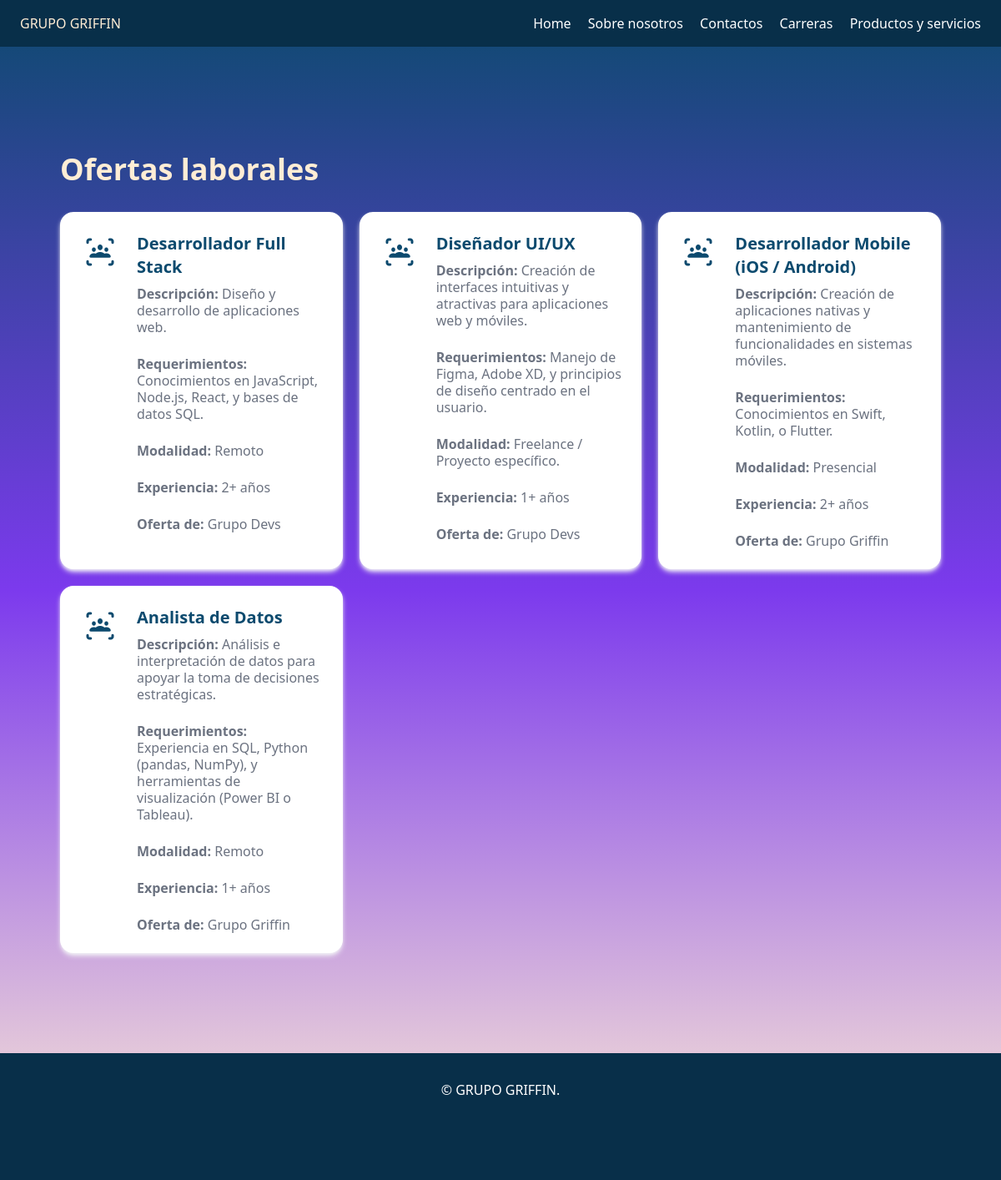
/pages/carreras.php, run on the app's committed database.
### tables this page shows
CREATE TABLE `jobs` (
  `id` int(11) NOT NULL AUTO_INCREMENT,
  `name` varchar(255) NOT NULL,
  `description` text NOT NULL,
  `requirements` text NOT NULL,
  `modality` varchar(255) DEFAULT NULL,
  `experience` varchar(255) DEFAULT NULL,
  `publisherId` int(11) NOT NULL,
  PRIMARY KEY (`id`),
  KEY `publisherId` (`publisherId`),
  CONSTRAINT `jobs_ibfk_1` FOREIGN KEY (`publisherId`) REFERENCES `users` (`id`)
);

CREATE TABLE `users` (
  `id` int(11) NOT NULL AUTO_INCREMENT,
  `name` varchar(255) NOT NULL,
  `mail` varchar(255) NOT NULL,
  `phone` varchar(255) DEFAULT NULL,
  PRIMARY KEY (`id`)
);

### config/variables.php (called while the page is built)
<?php
  $SITE_NAME = "GRUPO GRIFFIN"
?>

### db/connection.php (called while the page is built, shortened)
<?php
  class connection {
    private $servername = "localhost";
    private $username = "root";
    private $password = "admin123";
    private $db = "grupo_griffin";
    public $conn;
    private function connect() {
      $this->conn = mysqli_connect($this->servername, $this->username, $this->password,$this->db);
    }
    public function executeQuery($query) {
      try {
        $results = $this->conn->query($query);
        return $results;
      } catch (Exception $e) {
        echo "something went wrong ".$e;
      } finally {
        $this->disconnect();
      }
    }
  }
?>

### pages/carreras.php (the view, shortened to what this page needs)
<?php
  include BASE_PATH."/components/Head.php";
  include BASE_PATH."/components/Header.php";
  include BASE_PATH."/db/connection.php";
  $db = new connection();
  $results = $db->executeQuery("select j.*, u.name 'pubName' from jobs j inner join users u on u.id = j.publisherId");
?>
<section class="relative z-10 overflow-hidden py-20 lg:py-[120px]">
  <div class="container mx-auto">
    <div class="flex flex-wrap -mx-4 lg:justify-between">
      <div class="w-full">
        <div class="mb-12 lg:mb-0">
          <h2
            class="text-orange-100 mb-6 text-[32px] font-bold sm:text-[40px] lg:text-[36px] xl:text-[40px]">
            Ofertas laborales
          </h2>
          <div class="grid-cols-3	grid space-between gap-5">
            <?php
            while($job = mysqli_fetch_array($results, MYSQLI_ASSOC)) {
              echo '<div
                    class="w-full max-lg:max-w-2xl flex mx-auto lg:mx-0 bg-white p-6 rounded-2xl shadow-md shadow-gray-100">
                    <div class="flex gap-5">
                      <div class="font-manrope text-2xl font-bold text-indigo-600">
                        <img src="/assets/team.png" alt="" srcset="" class="size-12">
                      </div>
                      <div class="flex-1">
                        <h4 class="text-xl text-sky-900 font-semibold mb-2">'.$job["name"].'</h4>
                        <p class="text-m text-gray-500 leading-5">
                        <span class="font-bold">Descripción: </span>'.$job["description"].'</p>
                        <br />
                        <p class="text-m text-gray-500 leading-5">
                        <span class="font-bold">Requerimientos: </span>'.$job["requirements"].'</p>
                        <br />
                        <p class="text-m text-gray-500 leading-5">
                        <span class="font-bold">Modalidad: </span>'.$job["modality"].'</p>
                        <br />
                        <p class="text-m text-gray-500 leading-5">
                        <span class="font-bold">Experiencia: </span>'.$job["experience"].'</p>
                        <br />
                        <p class="text-m text-gray-500 leading-5">
                        <span class="font-bold">Oferta de: </span>'.$job["pubName"].'</p>
                      </div>
                    </div>
                  </div>';
            }
            ?>
          </div>
        </div>
      </div>
    </div>
  </div>
</section>
<?php
  include "../components/Footer.php"
?>

### components/Head.php (shortened to what this page needs)
<!DOCTYPE html>
<html lang="en">
<head>
  <title><?php include BASE_PATH."/config/variables.php"; echo $SITE_NAME ?></title>
</head>
<body class="text-white bg-gradient-to-b from-sky-900 via-violet-600 to-orange-100 flex flex-col min-h-screen justify-between">

### components/Header.php (shortened to what this page needs)
<header class="bg-sky-950">
  <nav class="bg-sky-950 text-white max-w-screen-xl flex flex-wrap items-center justify-between mx-auto p-4">
    <h2><a href="/" class="text-orange-100"><?php include BASE_PATH."/config/variables.php"; echo $SITE_NAME ?></a></h2>
    <div class="internal-links">
      <a href="/" class="text-white hover:text-orange-100">Home</a>
      <a href="/pages/about.php" class="text-white hover:text-orange-100">Sobre nosotros</a>
      <a href="/pages/contactos.php" class="text-white hover:text-orange-100">Contactos</a>
      <a href="/pages/carreras.php" class="text-white hover:text-orange-100">Carreras</a>
      <a href="/pages/productos.php" class="text-white hover:text-orange-100">Productos y servicios</a>
    </div>
  </nav>
</header>

### components/Footer.php (shortened to what this page needs)
<footer class="bg-sky-950">
	&copy; GRUPO GRIFFIN.
</footer>
<script src="https://cdn.tailwindcss.com"></script>
</body>

### components/Header.php (style rules this page uses)
nav a { padding: 1em 0.5em; border-bottom: 4px solid transparent; text-decoration: none; }

### components/Footer.php (style rules this page uses)
footer { padding: 2em 1em 6em 1em; text-align: center; }

### data on the page
jobs: name "Desarrollador Full Stack", description "Diseño y desarrollo de aplicaciones web.", requirements "Conocimientos en JavaScript, Node.js, React, y bases de datos SQL.", modality "Remoto", experience "2+ años", publisherId.name "Grupo Devs"
jobs: name "Diseñador UI/UX", description "Creación de interfaces intuitivas y atractivas para aplicaciones web y móviles.", requirements "Manejo de Figma, Adobe XD, y principios de diseño centrado en el usuario.", modality "Freelance / Proyecto específico.", experience "1+ años", publisherId.name "Grupo Devs"
jobs: name "Desarrollador Mobile (iOS / Android)", description "Creación de aplicaciones nativas y mantenimiento de funcionalidades en sistemas móviles.", requirements "Conocimientos en Swift, Kotlin, o Flutter.", modality "Presencial", experience "2+ años", publisherId.name "Grupo Griffin"
jobs: name "Analista de Datos", description "Análisis e interpretación de datos para apoyar la toma de decisiones estratégicas.", requirements "Experiencia en SQL, Python (pandas, NumPy), y herramientas de visualización (Power BI o Tableau).", modality "Remoto", experience "1+ años", publisherId.name "Grupo Griffin"

### other printed values
$SITE_NAME "GRUPO GRIFFIN"
